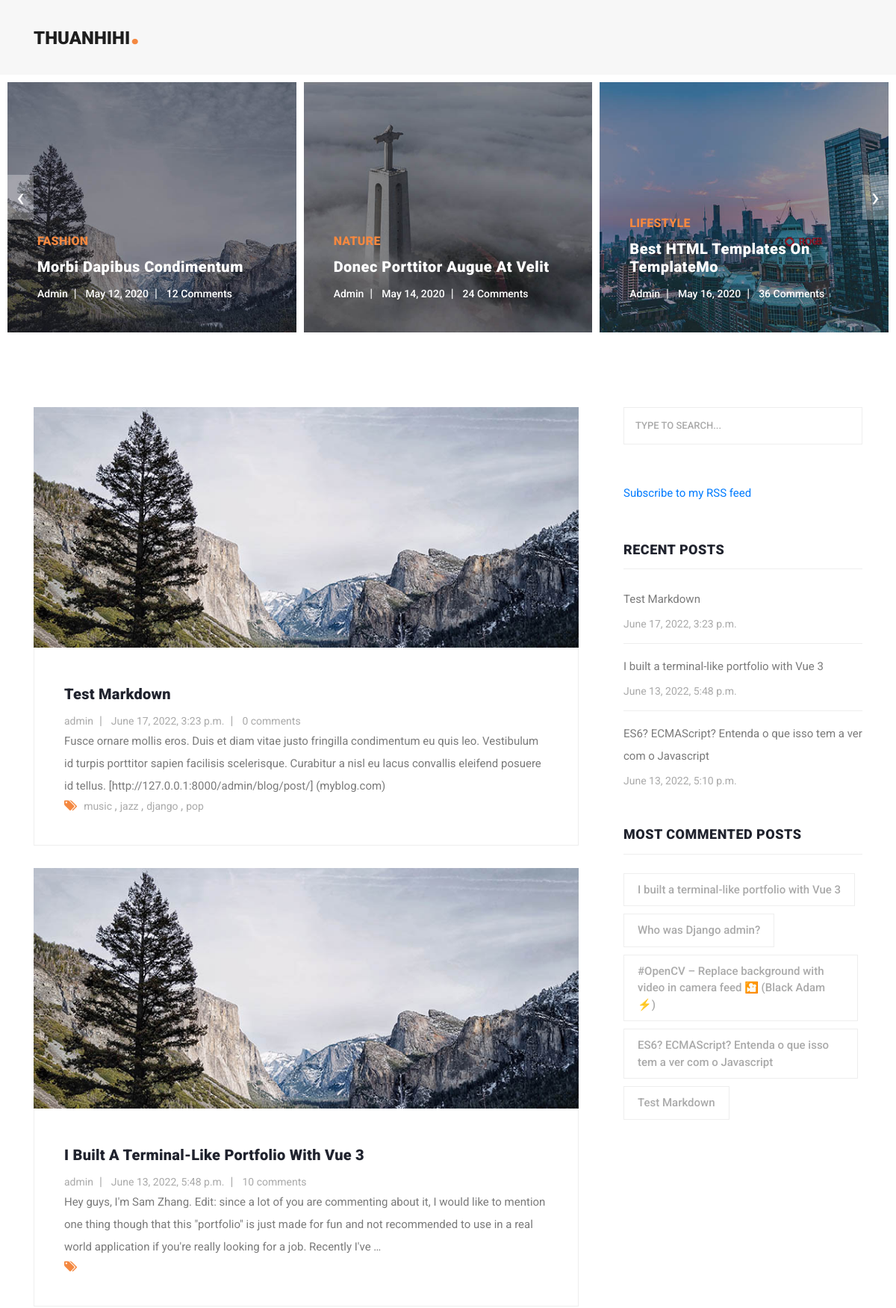
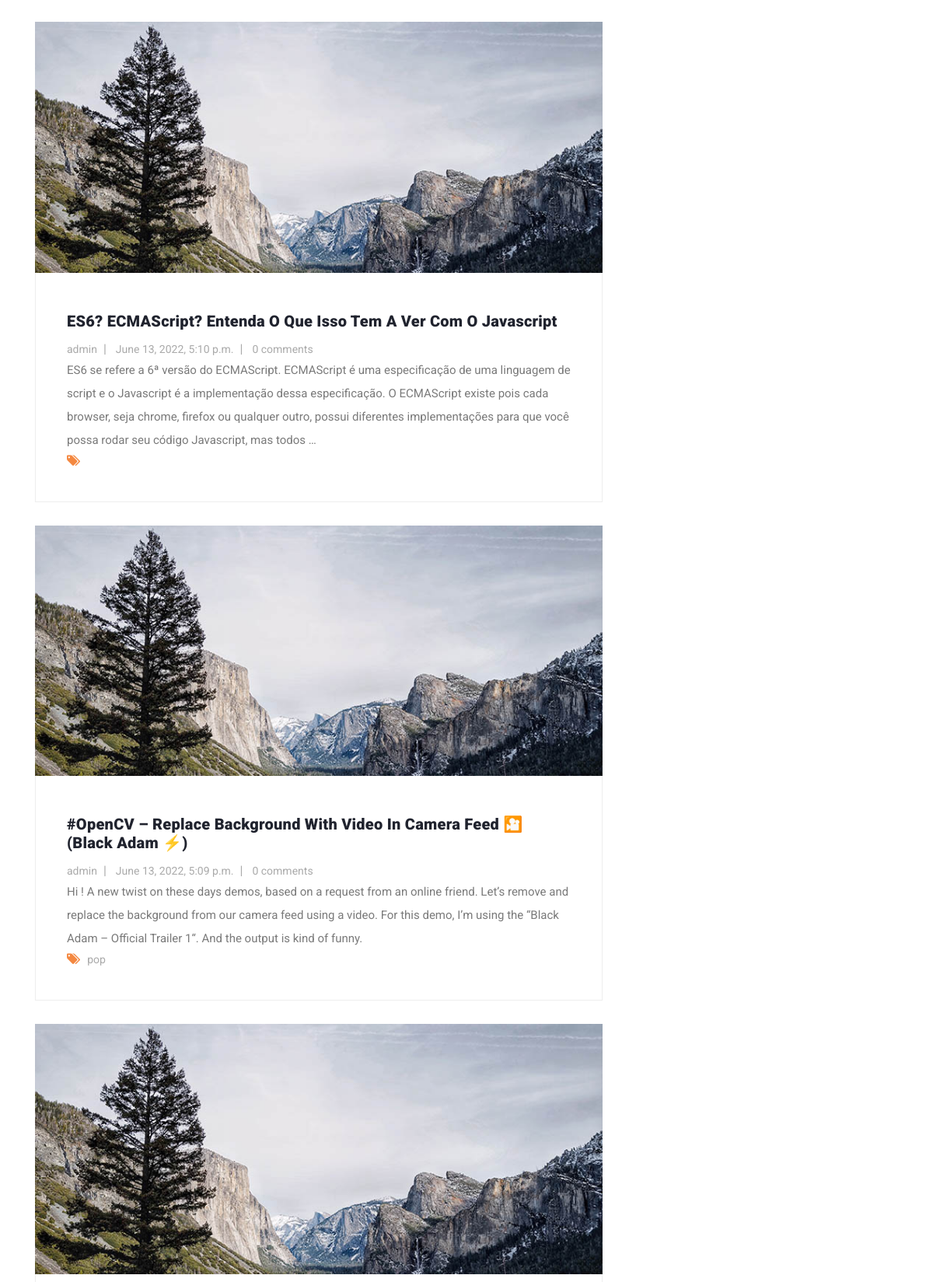
The page / (upper part) on the database its author committed (2 pictures, top to bottom).
### blog/models.py (models this page shows, shortened)
class Post(models.Model):
    STATUS_CHOICE = (
        ('draft', 'Draft'),
        ('published', 'Published')
    )
    title = models.CharField(max_length=250)
    slug = models.SlugField(max_length=250, unique_for_date='publish')
    author = models.ForeignKey(User, on_delete=models.CASCADE,
                               related_name='blog_posts')
    body = models.TextField()
    publish = models.DateTimeField(default=timezone.now)
    created = models.DateTimeField(auto_now_add=True)
    updated = models.DateTimeField(auto_now=True)
    status = models.CharField(
        max_length=50, choices=STATUS_CHOICE, default='draft')
    objects = models.Manager()
    published = PublishedManager()
    tags = TaggableManager()
    class Meta:
        ordering = ('-publish',)
    def get_absolute_url(self):
        return reverse('blog:post_detail',
                       args=[
                           self.slug
                       ])

### blog/views.py (the view)
# urls.py: path('', views.post_list, name='post_list'),
def post_list(request, tag_slug=None):
    posts = Post.published.all()
    tag = None
    if tag_slug:
        tag = get_object_or_404(Tag, slug=tag_slug)
        posts = posts.filter(tags__in=[tag])
    paginator = Paginator(posts, 6)
    page = request.GET.get('page')
    try:
        posts = paginator.page(page)
    except PageNotAnInteger:
        posts = paginator.page(1)
    except EmptyPage:
        posts = paginator.page(paginator.num_pages)
    return render(request, 'blog/post/list.html', {
        'posts': posts,
        'page': page,
        'tag': tag
    })

### blog/models.py (called while the page is built)
    def get_queryset(self):
        return super(PublishedManager, self).get_queryset().filter(status='published')

### blog/templatetags/blog_tags.py (called while the page is built)
@register.simple_tag
def get_most_commented_posts(count=5):
    return Post.published.annotate(
        total_comments=Count('comments')
    ).order_by('-total_comments')[:count]

@register.inclusion_tag('blog/post/latest_posts.html')
def show_latest_posts(count=5):
    latest_posts = Post.published.order_by('-publish')[:count]
    return {'latest_posts': latest_posts}

### blog/templates/blog/post/list.html (shortened to what this page needs)
{% extends "blog/base.html" %}
{% block content %}
            <div class="col-lg-8">
              <div class="all-blog-posts">
                <div class="row">
                    {% for post in posts %}
                    <div class="col-lg-12">
                      <div class="blog-post">
                        <div class="blog-thumb">
                          <img src="assets/images/blog-post-01.jpg" alt="">
                        </div>
                        <div class="down-content">
                          <a href="{{post.get_absolute_url}}"><h4>{{post.title}}</h4></a>
                          <ul class="post-info">
                            <li><a href="#">{{post.author}}</a></li>
                            <li><a href="#">{{post.created}}</a></li>
                            <li><a href="#">{{post.comments.count}} comment{{post.comments.count|pluralize}}</a></li>
                          </ul>
                          <p>{{ post.body|truncatewords:50 }}</p>
                          <div class="post-options">
                            <div class="row">
                              <div class="col-6">
                                <ul class="post-tags">
                                  <li><i class="fa fa-tags"></i></li>
                                  {% for tag in post.tags.all %}
                                    <li>
                                      <a href="{% url 'blog:post_list_by_tag' tag.slug %}">
                                      {{tag.name}}
                                      </a>
                                    {% if not forloop.last %}, {% endif %}
                                  </li>
                                  {% endfor %}
                                </ul>
                              </div>
                            </div>
                          </div>
                        </div>
                      </div>
                    </div>
                    {% endfor %}
                </div>
              </div>
            </div>
{% endblock content %}

### blog/templates/blog/base.html (shortened to what this page needs)
{% load blog_tags %}
{% load static %}
<!DOCTYPE html>
<html lang="en">
  <head>
    <link href="{% static 'blog/assets/vendor/bootstrap/css/bootstrap.min.css' %}" rel="stylesheet">
    <link rel="stylesheet" href="{% static 'blog/assets/css/fontawesome.css' %} ">
    <link rel="stylesheet" href="{% static 'blog/assets/css/templatemo-stand-blog.css' %}">
    <link rel="stylesheet" href="{% static 'blog/assets/css/owl.css' %}">
  </head>
<body>
{% include 'blog/layout/header.html' %}
  <div class="main-banner header-text">
    <div class="container-fluid">
      <div class="owl-banner owl-carousel">
        <div class="item">
          <img src="assets/images/banner-item-01.jpg" alt="">
          <div class="item-content">
            <div class="main-content">
              <div class="meta-category">
                <span>Fashion</span>
              </div>
              <a href="post-details.html"><h4>Morbi dapibus condimentum</h4></a>
              <ul class="post-info">
                <li><a href="#">Admin</a></li>
                <li><a href="#">May 12, 2020</a></li>
                <li><a href="#">12 Comments</a></li>
              </ul>
            </div>
          </div>
        </div>
        <div class="item">
          <img src="assets/images/banner-item-02.jpg" alt="">
          <div class="item-content">
            <div class="main-content">
              <div class="meta-category">
                <span>Nature</span>
              </div>
              <a href="post-details.html"><h4>Donec porttitor augue at velit</h4></a>
              <ul class="post-info">
                <li><a href="#">Admin</a></li>
                <li><a href="#">May 14, 2020</a></li>
                <li><a href="#">24 Comments</a></li>
              </ul>
            </div>
          </div>
        </div>
        <div class="item">
          <img src="assets/images/banner-item-03.jpg" alt="">
          <div class="item-content">
            <div class="main-content">
              <div class="meta-category">
                <span>Lifestyle</span>
              </div>
              <a href="post-details.html"><h4>Best HTML Templates on TemplateMo</h4></a>
              <ul class="post-info">
                <li><a href="#">Admin</a></li>
                <li><a href="#">May 16, 2020</a></li>
                <li><a href="#">36 Comments</a></li>
              </ul>
            </div>
          </div>
        </div>
      </div>
    </div>
  </div>
<div id="content">
  <section class="blog-posts">
    <div class="container">
      <div class="row">
        {% block content %}
        {% endblock  %}
        {% include "blog/layout/sidebar.html" %}
      </div>
    </div>
  </section>
</div>
</body>
</html>

### blog/templates/blog/layout/header.html (shortened to what this page needs)
<header class="">
    <nav class="navbar navbar-expand-lg">
      <div class="container">
        <a class="navbar-brand" href="{% url 'blog:post_list' %}"><h2>ThuanHiHi<em>.</em></h2></a>
      </div>
    </nav>
  </header>

### blog/templates/blog/layout/sidebar.html
{% load blog_tags %}
<div class="col-lg-4">
    <div class="sidebar">
      <div class="row">
        <div class="col-lg-12">
          <div class="sidebar-item search">
            <form id="search_form" name="gs" method="GET" action="#">
              <input type="text" name="q" class="searchText" placeholder="type to search..." autocomplete="on">
            </form>
          </div>
        </div>
        <div class="col-lg-12">
            <div class="sidebar-item recent-posts">
              <div class="sidebar-heading">
                <p>
                    <a href="{% url 'blog:post_feed' %}">Subscribe to my RSS feed</a>
                </p>
              </div>
            </div>
        </div>
        <div class="col-lg-12">
          <div class="sidebar-item recent-posts">
            <div class="sidebar-heading">
              <h2>Recent Posts</h2>
            </div>
            {% show_latest_posts 3 %}
          </div>
        </div>
        <div class="col-lg-12">
          <div class="sidebar-item tags">
            <div class="sidebar-heading">
              <h2>Most commented posts</h2>
            </div>
            <div class="content">
                {% get_most_commented_posts as most_commented_posts %}
                <ul>
                    {% for post in most_commented_posts %}
                      <li>
                        <a href="{{ post.get_absolute_url }}">{{ post.title }}</a>
                      </li>
                    {% endfor %}
                </ul>
            </div>
          </div>
        </div>
      </div>
    </div>
  </div>

### blog/templates/blog/post/latest_posts.html
<div class="content">
  <ul>
    {% for post in latest_posts %}
    <li><a href="{{ post.get_absolute_url }}">
      <p>{{ post.title }}</p>
      <span>{{post.created}}</span>
    </a></li>
  {% endfor %}
  </ul>
</div>

### rows shown on the page
Post: title "Test Markdown", author "admin", created "June 17, 2022, 3:23 p.m.", comments.count "0", body "Fusce ornare mollis eros. Duis et diam vitae justo fringilla condimentum eu quis leo. Vestibulum id turpis porttitor sapien facilisis scelerisque. Curabitur a nisl eu lacus convallis eleifend posuere id tellus. [http://127.0.0.1:8000/admin/blog/post/] (myblog.com)"
Tag: name "music"
Tag: name "jazz"
Tag: name "django"
Tag: name "pop"
Post: title "I Built A Terminal-Like Portfolio With Vue 3", author "admin", created "June 13, 2022, 5:48 p.m.", comments.count "10", body "Hey guys, I'm Sam Zhang. Edit: since a lot of you are commenting about it, I would like to mention one thing though that this \"portfolio\" is just made for fun and not recommended to use in a real world application if you're really looking for a job. Recently I've …", title "I built a terminal-like portfolio with Vue 3"
Post: title "ES6? ECMAScript? Entenda O Que Isso Tem A Ver Com O Javascript", author "admin", created "June 13, 2022, 5:10 p.m.", comments.count "0", body "ES6 se refere a 6ª versão do ECMAScript. ECMAScript é uma especificação de uma linguagem de script e o Javascript é a implementação dessa especificação. O ECMAScript existe pois cada browser, seja chrome, firefox ou qualquer outro, possui diferentes implementações para que você possa rodar seu código Javascript, mas todos …", title "ES6? ECMAScript? Entenda o que isso tem a ver com o Javascript"
Post: title "#OpenCV – Replace Background With Video In Camera Feed 🎦 (Black Adam ⚡)", author "admin", created "June 13, 2022, 5:09 p.m.", comments.count "0", body "Hi ! A new twist on these days demos, based on a request from an online friend. Let’s remove and replace the background from our camera feed using a video. For this demo, I’m using the “Black Adam – Official Trailer 1“. And the output is kind of funny.", title "#OpenCV – Replace background with video in camera feed 🎦 (Black Adam ⚡)"
Post: title "Who was Django admin?"
